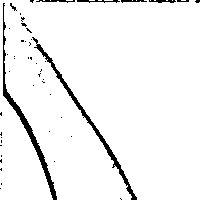
#> input picture 武凡凡/源码/HandGestureRecognition/data/nothing125.png, 200 x 200 px
$ python handCapture.py
#> lines starting #> are read from the running program, lines starting #| are printed output that depends on the picture
#> the answer given: 1
### 武凡凡/源码/HandGestureRecognition/CNN.py
# -*- -*coding: utf-8-

"""
开始搭建最简单的CNN网络
"""
import os
os.environ["TF_CPP_MIN_LOG_LEVEL"] = "2"
import time
import numpy as np
import tensorflow as tf
from sklearn import model_selection, utils
from PIL import Image
import cv2
import matplotlib .pyplot as plt
import random
import json  # 保存文件

img_rows = 200
img_cols = 200
img_channels = 1
batch_size = 32
nb_classes = 5 # 测试类别


# 图像保存路径
path = "./"
# path2 = "./img" # 训练的样本路径
path2 = "./data" # 训练的样本路径

# 输出
# output = ["OK", "NOTHING", "PEACE", "PUNCH", "STOP"]
output = ["NOTHING", "OK", "PEACE", "PUNCH", "STOP"]

def modlistdir(path):
    # 列出路径下的所有文件名
    # 用来分割训练测试样本
#> called with path = './data'
    listing = os.listdir(path) # 当前目录下的所有文件
    retlist = []
    for name in listing:
        if name.startswith('.'):
            continue
        retlist.append(name)
    return retlist

def Initializer():
    imlist = modlistdir(path2) # 所有图片
    total_images = len(imlist) # 训练样本数量

    # 创建训练样本矩阵
    # PIL 中图像共有9中模式 模式“L”为灰色图像 0黑 255白
    # 转换公式 L = R * 299/1000 + G * 587/1000+ B * 114/1000

    immatrix = np.array([np.array(Image.open(path2+'/'+image).convert('L')).flatten() for image in imlist],
                        dtype='float32')
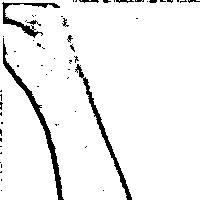
#> input picture 武凡凡/源码/HandGestureRecognition/data/nothing126.png, 200 x 200 px
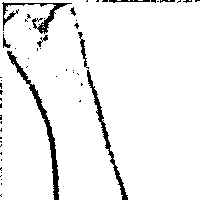
#> input picture 武凡凡/源码/HandGestureRecognition/data/nothing132.png, 200 x 200 px
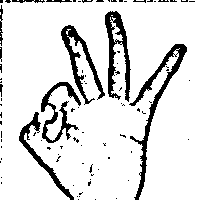
#> input picture 武凡凡/源码/HandGestureRecognition/data/ok101.png, 200 x 200 px
    print(immatrix.shape)  # n*(200*200)
#| (4, 40000)

    # input("press any key to continue!")

    #
    label = np.ones((total_images, ), dtype=int) # 首先全部标记为1
    samples_per_class = total_images / nb_classes # 每类样本数量

    print("sample_per_class - ", samples_per_class)

    s = 0
    r = samples_per_class
    for classIndex in range(nb_classes):
        label[int(s):int(r)] = classIndex
        s = r
        r = s + samples_per_class

    data, Label = utils.shuffle(immatrix, label, random_state=2)
#> Label = [3, 4, 2, 1]
    X = data
    y = Label
#> y = [3, 4, 2, 1]
#> (the run stopped early here; a loop or call above may not have finished)
